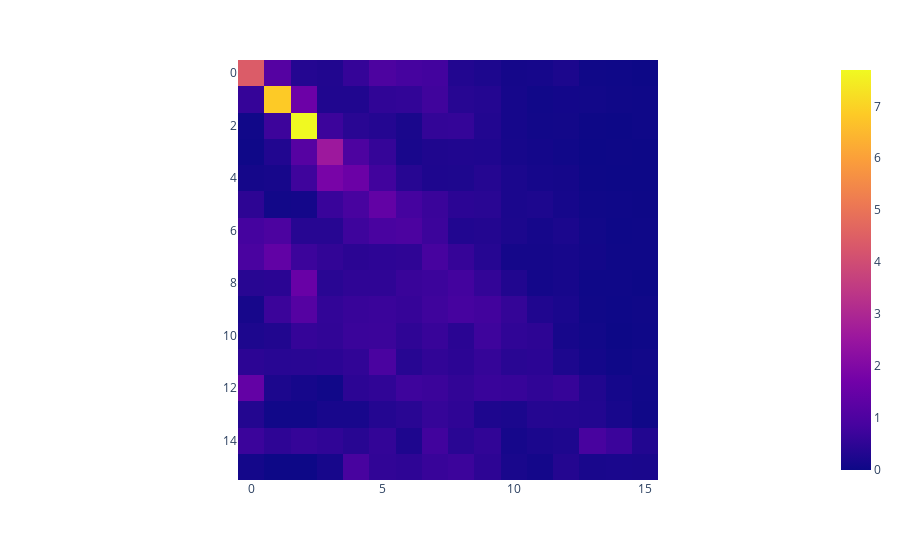

Write notebook code for a chart like this one.
### Code cell
# Let's have a look at the matrix using plotly express
print(age_mixing_matrix.shape)
px.imshow(age_mixing_matrix)

### Figure 1 — Plotly figure (JSON) as saved in the notebook; plotly's stock layout.template omitted (floating-point values rounded to 4 significant figures; data arrays with more than 128 entries replaced by an {"elided": "..."} marker saying what was removed)
{"data": [{"coloraxis": "coloraxis", "hovertemplate": "x: %{x}<br>y: %{y}<br>color: %{z}<extra></extra>", "name": "0", "type": "heatmap", "xaxis": "x", "yaxis": "y", "z": {"elided": "16x16 float values"}}], "layout": {"coloraxis": {"colorscale": [[0, "#0d0887"], [0.1111, "#46039f"], [0.2222, "#7201a8"], [0.3333, "#9c179e"], [0.4444, "#bd3786"], [0.5556, "#d8576b"], [0.6667, "#ed7953"], [0.7778, "#fb9f3a"], [0.8889, "#fdca26"], [1, "#f0f921"]]}, "margin": {"t": 60}, "xaxis": {"anchor": "y", "constrain": "domain", "domain": [0, 1], "scaleanchor": "y"}, "yaxis": {"anchor": "x", "autorange": "reversed", "constrain": "domain", "domain": [0, 1]}}}
